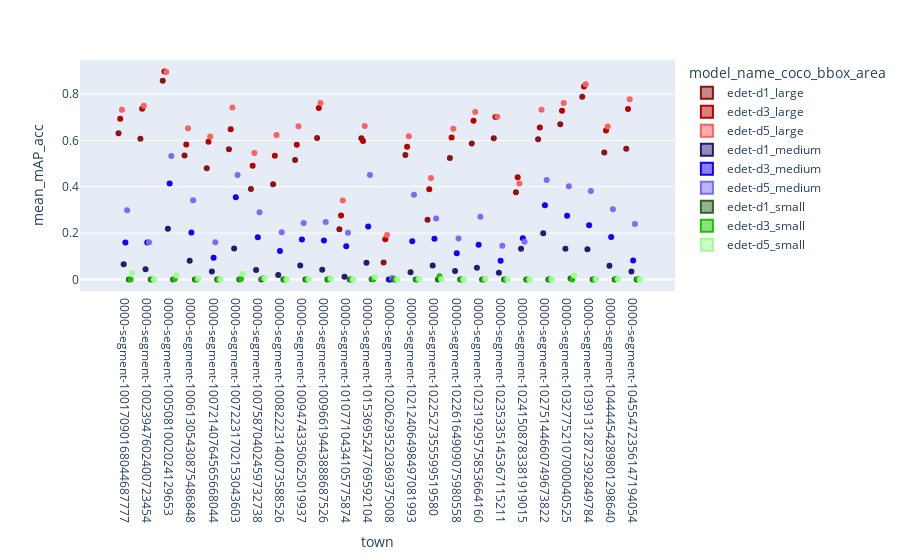

The notebook cell saved with this chart:
### Code cell
import plotly.express as px

df = df.sort_values(by=["town", "coco_metric"])
fig = px.violin(df.loc[((df["model_name"] == "edet-d1") | (df["model_name"] == "edet-d3") | (df["model_name"] == "edet-d5")) & (df["coco_AP-AR"] == "AP") & (df["coco_bbox_area"] != "all") & (df["resolution"] == "(1080, 1920)") & (df["coco_max_det"] == "100") & (df["coco_iou"] == "0.50:0.95")],
                y="mean_mAP_acc", x="town", color="model_name_coco_bbox_area", box=True, points="all", hover_data=["model_name", "resolution", "mean_lat", "mean_mAP_acc", "coco_metric", "run_name", "index"],
                category_orders={"model_name_coco_bbox_area": 
                                 ['edet-d1_large', 'edet-d3_large', 'edet-d5_large', 'edet-d1_medium', 'edet-d3_medium', 'edet-d5_medium', 'edet-d1_small', 'edet-d3_small', 'edet-d5_small']
                                },
                color_discrete_sequence=["#8c1414", "#b80202", "#fc6060", "#231d70", "#1200ff", "#776df7", "#2d6625", "#18c400", "#9dff8f"]
               )
fig.show()

### Figure 1 — Plotly figure (JSON) as saved in the notebook; plotly's stock layout.template omitted (floating-point values rounded to 4 significant figures; data arrays with more than 128 entries replaced by an {"elided": "..."} marker saying what was removed)
{"data": [{"alignmentgroup": "True", "box": {"visible": true}, "customdata": {"elided": "24x7 mixed values"}, "hovertemplate": "model_name_coco_bbox_area=edet-d1_large<br>town=%{x}<br>mean_mAP_acc=%{customdata[3]}<br>model_name=%{customdata[0]}<br>resolution=%{customdata[1]}<br>mean_lat=%{customdata[2]}<br>coco_metric=%{customdata[4]}<br>run_name=%{customdata[5]}<br>index=%{customdata[6]}<extra></extra>", "legendgroup": "edet-d1_large", "marker": {"color": "#8c1414"}, "name": "edet-d1_large", "offsetgroup": "edet-d1_large", "orientation": "v", "points": "all", "scalegroup": "True", "showlegend": true, "type": "violin", "x": ["0000-segment-10017090168044687777", "0000-segment-10023947602400723454", "0000-segment-1005081002024129653", "0000-segment-10061305430875486848", "0000-segment-10072140764565668044", "0000-segment-10072231702153043603", "0000-segment-10075870402459732738", "0000-segment-10082223140073588526", "0000-segment-10094743350625019937", "0000-segment-10096619443888687526", "0000-segment-10107710434105775874", "0000-segment-10153695247769592104", "0000-segment-10206293520369375008", "0000-segment-10212406498497081993", "0000-segment-1022527355599519580", "0000-segment-10226164909075980558", "0000-segment-10231929575853664160", "0000-segment-10235335145367115211", "0000-segment-10241508783381919015", "0000-segment-10275144660749673822", "0000-segment-10327752107000040525", "0000-segment-10391312872392849784", "0000-segment-10444454289801298640", "0000-segment-10455472356147194054"], "x0": " ", "xaxis": "x", "y": [0.6316, 0.6073, 0.8579, 0.5351, 0.4797, 0.5619, 0.3907, 0.4106, 0.5161, 0.611, 0.2164, 0.6099, 0.07368, 0.5378, 0.2575, 0.5247, 0.5875, 0.6098, 0.376, 0.6057, 0.6702, 0.7891, 0.548, 0.5644], "y0": " ", "yaxis": "y"}, {"alignmentgroup": "True", "box": {"visible": true}, "customdata": {"elided": "24x7 mixed values"}, "hovertemplate": "model_name_coco_bbox_area=edet-d3_large<br>town=%{x}<br>mean_mAP_acc=%{customdata[3]}<br>model_name=%{customdata[0]}<br>resolution=%{customdata[1]}<br>mean_lat=%{customdata[2]}<br>coco_metric=%{customdata[4]}<br>run_name=%{customdata[5]}<br>index=%{customdata[6]}<extra></extra>", "legendgroup": "edet-d3_large", "marker": {"color": "#b80202"}, "name": "edet-d3_large", "offsetgroup": "edet-d3_large", "orientation": "v", "points": "all", "scalegroup": "True", "showlegend": true, "type": "violin", "x": ["0000-segment-10017090168044687777", "0000-segment-10023947602400723454", "0000-segment-1005081002024129653", "0000-segment-10061305430875486848", "0000-segment-10072140764565668044", "0000-segment-10072231702153043603", "0000-segment-10075870402459732738", "0000-segment-10082223140073588526", "0000-segment-10094743350625019937", "0000-segment-10096619443888687526", "0000-segment-10107710434105775874", "0000-segment-10153695247769592104", "0000-segment-10206293520369375008", "0000-segment-10212406498497081993", "0000-segment-1022527355599519580", "0000-segment-10226164909075980558", "0000-segment-10231929575853664160", "0000-segment-10235335145367115211", "0000-segment-10241508783381919015", "0000-segment-10275144660749673822", "0000-segment-10327752107000040525", "0000-segment-10391312872392849784", "0000-segment-10444454289801298640", "0000-segment-10455472356147194054"], "x0": " ", "xaxis": "x", "y": [0.6942, 0.7371, 0.8976, 0.5826, 0.5945, 0.6481, 0.4909, 0.5338, 0.5814, 0.7401, 0.2764, 0.5976, 0.1732, 0.5726, 0.3896, 0.6132, 0.6849, 0.7014, 0.4416, 0.6562, 0.7285, 0.8332, 0.6427, 0.7358], "y0": " ", "yaxis": "y"}, {"alignmentgroup": "True", "box": {"visible": true}, "customdata": {"elided": "24x7 mixed values"}, "hovertemplate": "model_name_coco_bbox_area=edet-d5_large<br>town=%{x}<br>mean_mAP_acc=%{customdata[3]}<br>model_name=%{customdata[0]}<br>resolution=%{customdata[1]}<br>mean_lat=%{customdata[2]}<br>coco_metric=%{customdata[4]}<br>run_name=%{customdata[5]}<br>index=%{customdata[6]}<extra></extra>", "legendgroup": "edet-d5_large", "marker": {"color": "#fc6060"}, "name": "edet-d5_large", "offsetgroup": "edet-d5_large", "orientation": "v", "points": "all", "scalegroup": "True", "showlegend": true, "type": "violin", "x": ["0000-segment-10017090168044687777", "0000-segment-10023947602400723454", "0000-segment-1005081002024129653", "0000-segment-10061305430875486848", "0000-segment-10072140764565668044", "0000-segment-10072231702153043603", "0000-segment-10075870402459732738", "0000-segment-10082223140073588526", "0000-segment-10094743350625019937", "0000-segment-10096619443888687526", "0000-segment-10107710434105775874", "0000-segment-10153695247769592104", "0000-segment-10206293520369375008", "0000-segment-10212406498497081993", "0000-segment-1022527355599519580", "0000-segment-10226164909075980558", "0000-segment-10231929575853664160", "0000-segment-10235335145367115211", "0000-segment-10241508783381919015", "0000-segment-10275144660749673822", "0000-segment-10327752107000040525", "0000-segment-10391312872392849784", "0000-segment-10444454289801298640", "0000-segment-10455472356147194054"], "x0": " ", "xaxis": "x", "y": [0.7327, 0.75, 0.896, 0.6529, 0.6175, 0.7427, 0.5462, 0.6233, 0.6613, 0.7619, 0.3411, 0.6625, 0.1923, 0.6183, 0.4383, 0.6502, 0.723, 0.7027, 0.4145, 0.7332, 0.7615, 0.8424, 0.6601, 0.7775], "y0": " ", "yaxis": "y"}, {"alignmentgroup": "True", "box": {"visible": true}, "customdata": {"elided": "24x7 mixed values"}, "hovertemplate": "model_name_coco_bbox_area=edet-d1_medium<br>town=%{x}<br>mean_mAP_acc=%{customdata[3]}<br>model_name=%{customdata[0]}<br>resolution=%{customdata[1]}<br>mean_lat=%{customdata[2]}<br>coco_metric=%{customdata[4]}<br>run_name=%{customdata[5]}<br>index=%{customdata[6]}<extra></extra>", "legendgroup": "edet-d1_medium", "marker": {"color": "#231d70"}, "name": "edet-d1_medium", "offsetgroup": "edet-d1_medium", "orientation": "v", "points": "all", "scalegroup": "True", "showlegend": true, "type": "violin", "x": ["0000-segment-10017090168044687777", "0000-segment-10023947602400723454", "0000-segment-1005081002024129653", "0000-segment-10061305430875486848", "0000-segment-10072140764565668044", "0000-segment-10072231702153043603", "0000-segment-10075870402459732738", "0000-segment-10082223140073588526", "0000-segment-10094743350625019937", "0000-segment-10096619443888687526", "0000-segment-10107710434105775874", "0000-segment-10153695247769592104", "0000-segment-10206293520369375008", "0000-segment-10212406498497081993", "0000-segment-1022527355599519580", "0000-segment-10226164909075980558", "0000-segment-10231929575853664160", "0000-segment-10235335145367115211", "0000-segment-10241508783381919015", "0000-segment-10275144660749673822", "0000-segment-10327752107000040525", "0000-segment-10391312872392849784", "0000-segment-10444454289801298640", "0000-segment-10455472356147194054"], "x0": " ", "xaxis": "x", "y": [0.06557, 0.04378, 0.2185, 0.0809, 0.03481, 0.1339, 0.04058, 0.01937, 0.06053, 0.04143, 0.01209, 0.07238, 0, 0.03144, 0.05977, 0.03691, 0.05014, 0.02863, 0.1331, 0.1998, 0.1328, 0.1305, 0.05871, 0.03459], "y0": " ", "yaxis": "y"}, {"alignmentgroup": "True", "box": {"visible": true}, "customdata": {"elided": "24x7 mixed values"}, "hovertemplate": "model_name_coco_bbox_area=edet-d3_medium<br>town=%{x}<br>mean_mAP_acc=%{customdata[3]}<br>model_name=%{customdata[0]}<br>resolution=%{customdata[1]}<br>mean_lat=%{customdata[2]}<br>coco_metric=%{customdata[4]}<br>run_name=%{customdata[5]}<br>index=%{customdata[6]}<extra></extra>", "legendgroup": "edet-d3_medium", "marker": {"color": "#1200ff"}, "name": "edet-d3_medium", "offsetgroup": "edet-d3_medium", "orientation": "v", "points": "all", "scalegroup": "True", "showlegend": true, "type": "violin", "x": ["0000-segment-10017090168044687777", "0000-segment-10023947602400723454", "0000-segment-1005081002024129653", "0000-segment-10061305430875486848", "0000-segment-10072140764565668044", "0000-segment-10072231702153043603", "0000-segment-10075870402459732738", "0000-segment-10082223140073588526", "0000-segment-10094743350625019937", "0000-segment-10096619443888687526", "0000-segment-10107710434105775874", "0000-segment-10153695247769592104", "0000-segment-10206293520369375008", "0000-segment-10212406498497081993", "0000-segment-1022527355599519580", "0000-segment-10226164909075980558", "0000-segment-10231929575853664160", "0000-segment-10235335145367115211", "0000-segment-10241508783381919015", "0000-segment-10275144660749673822", "0000-segment-10327752107000040525", "0000-segment-10391312872392849784", "0000-segment-10444454289801298640", "0000-segment-10455472356147194054"], "x0": " ", "xaxis": "x", "y": [0.1594, 0.1592, 0.4142, 0.2028, 0.09396, 0.3547, 0.1819, 0.1231, 0.1722, 0.1682, 0.1436, 0.2281, 0.000155, 0.1649, 0.1754, 0.1129, 0.15, 0.08065, 0.1777, 0.3207, 0.2749, 0.2342, 0.1833, 0.08234], "y0": " ", "yaxis": "y"}, {"alignmentgroup": "True", "box": {"visible": true}, "customdata": {"elided": "24x7 mixed values"}, "hovertemplate": "model_name_coco_bbox_area=edet-d5_medium<br>town=%{x}<br>mean_mAP_acc=%{customdata[3]}<br>model_name=%{customdata[0]}<br>resolution=%{customdata[1]}<br>mean_lat=%{customdata[2]}<br>coco_metric=%{customdata[4]}<br>run_name=%{customdata[5]}<br>index=%{customdata[6]}<extra></extra>", "legendgroup": "edet-d5_medium", "marker": {"color": "#776df7"}, "name": "edet-d5_medium", "offsetgroup": "edet-d5_medium", "orientation": "v", "points": "all", "scalegroup": "True", "showlegend": true, "type": "violin", "x": ["0000-segment-10017090168044687777", "0000-segment-10023947602400723454", "0000-segment-1005081002024129653", "0000-segment-10061305430875486848", "0000-segment-10072140764565668044", "0000-segment-10072231702153043603", "0000-segment-10075870402459732738", "0000-segment-10082223140073588526", "0000-segment-10094743350625019937", "0000-segment-10096619443888687526", "0000-segment-10107710434105775874", "0000-segment-10153695247769592104", "0000-segment-10206293520369375008", "0000-segment-10212406498497081993", "0000-segment-1022527355599519580", "0000-segment-10226164909075980558", "0000-segment-10231929575853664160", "0000-segment-10235335145367115211", "0000-segment-10241508783381919015", "0000-segment-10275144660749673822", "0000-segment-10327752107000040525", "0000-segment-10391312872392849784", "0000-segment-10444454289801298640", "0000-segment-10455472356147194054"], "x0": " ", "xaxis": "x", "y": [0.2982, 0.1605, 0.5335, 0.3417, 0.1603, 0.4505, 0.2906, 0.2041, 0.2434, 0.2482, 0.2017, 0.451, 0.00622, 0.3656, 0.2627, 0.1768, 0.2712, 0.145, 0.1633, 0.4294, 0.402, 0.3814, 0.3029, 0.2393], "y0": " ", "yaxis": "y"}, {"alignmentgroup": "True", "box": {"visible": true}, "customdata": {"elided": "24x7 mixed values"}, "hovertemplate": "model_name_coco_bbox_area=edet-d1_small<br>town=%{x}<br>mean_mAP_acc=%{customdata[3]}<br>model_name=%{customdata[0]}<br>resolution=%{customdata[1]}<br>mean_lat=%{customdata[2]}<br>coco_metric=%{customdata[4]}<br>run_name=%{customdata[5]}<br>index=%{customdata[6]}<extra></extra>", "legendgroup": "edet-d1_small", "marker": {"color": "#2d6625"}, "name": "edet-d1_small", "offsetgroup": "edet-d1_small", "orientation": "v", "points": "all", "scalegroup": "True", "showlegend": true, "type": "violin", "x": ["0000-segment-10017090168044687777", "0000-segment-10023947602400723454", "0000-segment-1005081002024129653", "0000-segment-10061305430875486848", "0000-segment-10072140764565668044", "0000-segment-10072231702153043603", "0000-segment-10075870402459732738", "0000-segment-10082223140073588526", "0000-segment-10094743350625019937", "0000-segment-10096619443888687526", "0000-segment-10107710434105775874", "0000-segment-10153695247769592104", "0000-segment-10206293520369375008", "0000-segment-10212406498497081993", "0000-segment-1022527355599519580", "0000-segment-10226164909075980558", "0000-segment-10231929575853664160", "0000-segment-10235335145367115211", "0000-segment-10241508783381919015", "0000-segment-10275144660749673822", "0000-segment-10327752107000040525", "0000-segment-10391312872392849784", "0000-segment-10444454289801298640", "0000-segment-10455472356147194054"], "x0": " ", "xaxis": "x", "y": [0, 0.0001236, 0, 0, 0, 0, 0, 0, 0, 0, 0, 0.0008191, 0, 0, 0, 0, 0.0002632, 0, 0, 0, 0.004186, 0, 0, 0.0001537], "y0": " ", "yaxis": "y"}, {"alignmentgroup": "True", "box": {"visible": true}, "customdata": {"elided": "24x7 mixed values"}, "hovertemplate": "model_name_coco_bbox_area=edet-d3_small<br>town=%{x}<br>mean_mAP_acc=%{customdata[3]}<br>model_name=%{customdata[0]}<br>resolution=%{customdata[1]}<br>mean_lat=%{customdata[2]}<br>coco_metric=%{customdata[4]}<br>run_name=%{customdata[5]}<br>index=%{customdata[6]}<extra></extra>", "legendgroup": "edet-d3_small", "marker": {"color": "#18c400"}, "name": "edet-d3_small", "offsetgroup": "edet-d3_small", "orientation": "v", "points": "all", "scalegroup": "True", "showlegend": true, "type": "violin", "x": ["0000-segment-10017090168044687777", "0000-segment-10023947602400723454", "0000-segment-1005081002024129653", "0000-segment-10061305430875486848", "0000-segment-10072140764565668044", "0000-segment-10072231702153043603", "0000-segment-10075870402459732738", "0000-segment-10082223140073588526", "0000-segment-10094743350625019937", "0000-segment-10096619443888687526", "0000-segment-10107710434105775874", "0000-segment-10153695247769592104", "0000-segment-10206293520369375008", "0000-segment-10212406498497081993", "0000-segment-1022527355599519580", "0000-segment-10226164909075980558", "0000-segment-10231929575853664160", "0000-segment-10235335145367115211", "0000-segment-10241508783381919015", "0000-segment-10275144660749673822", "0000-segment-10327752107000040525", "0000-segment-10391312872392849784", "0000-segment-10444454289801298640", "0000-segment-10455472356147194054"], "x0": " ", "xaxis": "x", "y": [0, 0.0002798, 0.001991, 0, 0, 0.00238, 0.003983, 0, 0, 0.00229, 0, 0.000883, 0, 0, 0.01377, 0, 0, 0.0002105, 0, 0, 0, 0, 0.003192, 0.0009947], "y0": " ", "yaxis": "y"}, {"alignmentgroup": "True", "box": {"visible": true}, "customdata": {"elided": "24x7 mixed values"}, "hovertemplate": "model_name_coco_bbox_area=edet-d5_small<br>town=%{x}<br>mean_mAP_acc=%{customdata[3]}<br>model_name=%{customdata[0]}<br>resolution=%{customdata[1]}<br>mean_lat=%{customdata[2]}<br>coco_metric=%{customdata[4]}<br>run_name=%{customdata[5]}<br>index=%{customdata[6]}<extra></extra>", "legendgroup": "edet-d5_small", "marker": {"color": "#9dff8f"}, "name": "edet-d5_small", "offsetgroup": "edet-d5_small", "orientation": "v", "points": "all", "scalegroup": "True", "showlegend": true, "type": "violin", "x": ["0000-segment-10017090168044687777", "0000-segment-10023947602400723454", "0000-segment-1005081002024129653", "0000-segment-10061305430875486848", "0000-segment-10072140764565668044", "0000-segment-10072231702153043603", "0000-segment-10075870402459732738", "0000-segment-10082223140073588526", "0000-segment-10094743350625019937", "0000-segment-10096619443888687526", "0000-segment-10107710434105775874", "0000-segment-10153695247769592104", "0000-segment-10206293520369375008", "0000-segment-10212406498497081993", "0000-segment-1022527355599519580", "0000-segment-10226164909075980558", "0000-segment-10231929575853664160", "0000-segment-10235335145367115211", "0000-segment-10241508783381919015", "0000-segment-10275144660749673822", "0000-segment-10327752107000040525", "0000-segment-10391312872392849784", "0000-segment-10444454289801298640", "0000-segment-10455472356147194054"], "x0": " ", "xaxis": "x", "y": [0.02792, 0.0001124, 0.01749, 0.003991, 0, 0.02303, 0.004928, 0, 0.001253, 0.002875, 0, 0.01077, 0, 0.001631, 0.0009468, 0, 0.002981, 0.0009958, 0, 0, 0.01736, 0.0008466, 0.002365, 0], "y0": " ", "yaxis": "y"}], "layout": {"autosize": true, "legend": {"title": {"text": "model_name_coco_bbox_area"}, "tracegroupgap": 0}, "margin": {"t": 60}, "violinmode": "group", "xaxis": {"anchor": "y", "autorange": true, "domain": [0, 1], "range": [-2.007, 24.84], "title": {"text": "town"}, "type": "category"}, "yaxis": {"anchor": "x", "autorange": true, "domain": [0, 1], "range": [-0.04987, 0.9475], "title": {"text": "mean_mAP_acc"}, "type": "linear"}}}
